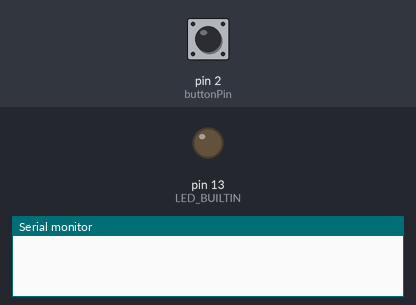
A sketch run on a simulated Arduino Uno, built with avr-gcc and run on an emulated ATmega328P. Shown: output pins drawn as LEDs (lit = HIGH), the last lines printed to the serial monitor. The test bench sets the inputs (shaded band); at power-on: pin 2 (buttonPin) LOW.

Above: at 1.2 s.
1.3 s: pin 2 (buttonPin) pulled HIGH for 0.15 s
At 1.37 s:
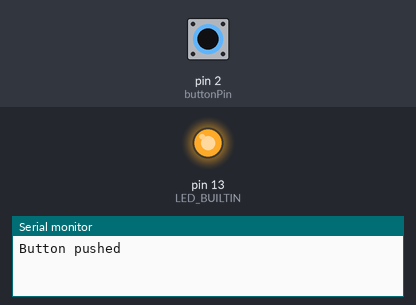
2.9 s: pin 2 (buttonPin) pulled HIGH for 3.2 s
At 7.5 s:
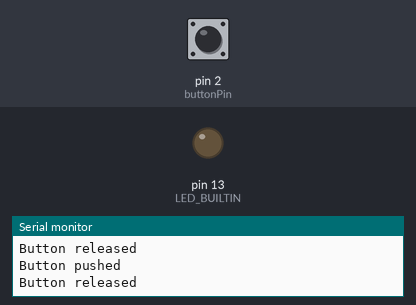
Timing chart, 0 to 9.0 s (numbered marks = the images above; inputs shaded):
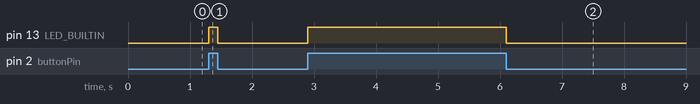

The sketch:

Task1P.P.ino
```cpp
/* Based very heavily off the public domain example button code
 * Not going to deny that or anything, these simple sensors are
 * basically just example code level
*/

const int buttonPin = 2;

int buttonState;
bool formerButtonState = false;

void setup() {
  pinMode(LED_BUILTIN, OUTPUT);
  pinMode(buttonPin, INPUT);
  Serial.begin(9600);
}

void loop() {
  // read the state of the pushbutton value:
  buttonState = digitalRead(buttonPin);

  if (buttonState == HIGH) {
    digitalWrite(LED_BUILTIN, HIGH);
    if (formerButtonState == false) {
      Serial.println("Button pushed");
      formerButtonState = true;
    }
  } else {
    digitalWrite(LED_BUILTIN, LOW);
    if (formerButtonState == true) {
      Serial.println("Button released");
      formerButtonState = false;
    }
  }
}
```

Measured:
- after the input at 1.3 s, pin 13 (LED_BUILTIN): LOW → HIGH at once, → LOW 0.15 s later
- after the input at 2.9 s, pin 13 (LED_BUILTIN): LOW → HIGH at once, → LOW 3.2 s later
